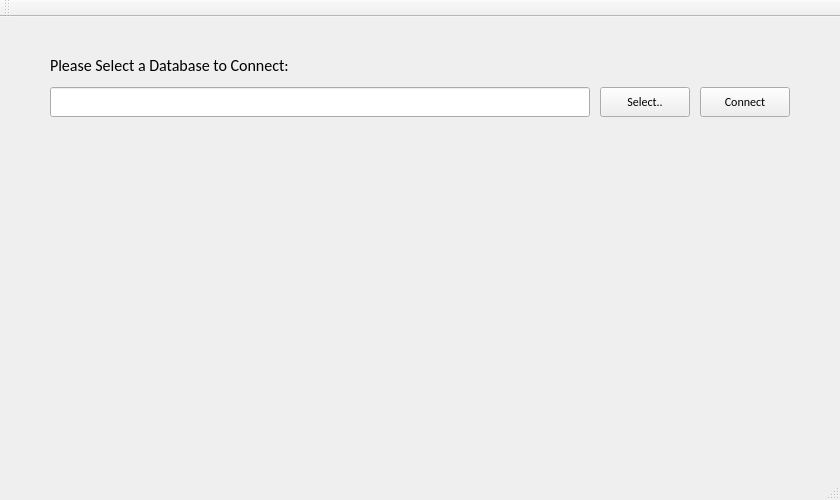
<?xml version="1.0" encoding="UTF-8"?>
<ui version="4.0">
 <class>Project_Qt_AccessClass</class>
 <widget class="QMainWindow" name="Project_Qt_AccessClass">
  <property name="geometry">
   <rect>
    <x>0</x>
    <y>0</y>
    <width>840</width>
    <height>500</height>
   </rect>
  </property>
  <property name="windowTitle">
   <string>Project_Qt_Access</string>
  </property>
  <widget class="QWidget" name="centralWidget">
   <widget class="QPushButton" name="Database_Connection">
    <property name="geometry">
     <rect>
      <x>700</x>
      <y>70</y>
      <width>90</width>
      <height>30</height>
     </rect>
    </property>
    <property name="font">
     <font>
      <family>Calibri</family>
     </font>
    </property>
    <property name="text">
     <string>Connect</string>
    </property>
   </widget>
   <widget class="QLabel" name="Database_info">
    <property name="geometry">
     <rect>
      <x>50</x>
      <y>110</y>
      <width>700</width>
      <height>20</height>
     </rect>
    </property>
    <property name="font">
     <font>
      <family>Calibri</family>
      <pointsize>12</pointsize>
     </font>
    </property>
    <property name="text">
     <string/>
    </property>
   </widget>
   <widget class="QPushButton" name="Select_Database">
    <property name="geometry">
     <rect>
      <x>600</x>
      <y>70</y>
      <width>90</width>
      <height>30</height>
     </rect>
    </property>
    <property name="font">
     <font>
      <family>Calibri</family>
     </font>
    </property>
    <property name="text">
     <string>Select..</string>
    </property>
   </widget>
   <widget class="QLineEdit" name="Database_Path">
    <property name="geometry">
     <rect>
      <x>50</x>
      <y>70</y>
      <width>540</width>
      <height>30</height>
     </rect>
    </property>
   </widget>
   <widget class="QLabel" name="Info1">
    <property name="geometry">
     <rect>
      <x>50</x>
      <y>40</y>
      <width>331</width>
      <height>16</height>
     </rect>
    </property>
    <property name="font">
     <font>
      <family>Calibri</family>
      <pointsize>12</pointsize>
     </font>
    </property>
    <property name="text">
     <string>Please Select a Database to Connect:</string>
    </property>
   </widget>
  </widget>
  <widget class="QMenuBar" name="menuBar">
   <property name="geometry">
    <rect>
     <x>0</x>
     <y>0</y>
     <width>840</width>
     <height>26</height>
    </rect>
   </property>
  </widget>
  <widget class="QToolBar" name="mainToolBar">
   <attribute name="toolBarArea">
    <enum>TopToolBarArea</enum>
   </attribute>
   <attribute name="toolBarBreak">
    <bool>false</bool>
   </attribute>
  </widget>
  <widget class="QStatusBar" name="statusBar"/>
 </widget>
 <layoutdefault spacing="6" margin="11"/>
 <resources>
  <include location="Project_Qt_Access.qrc"/>
 </resources>
 <connections/>
</ui>
